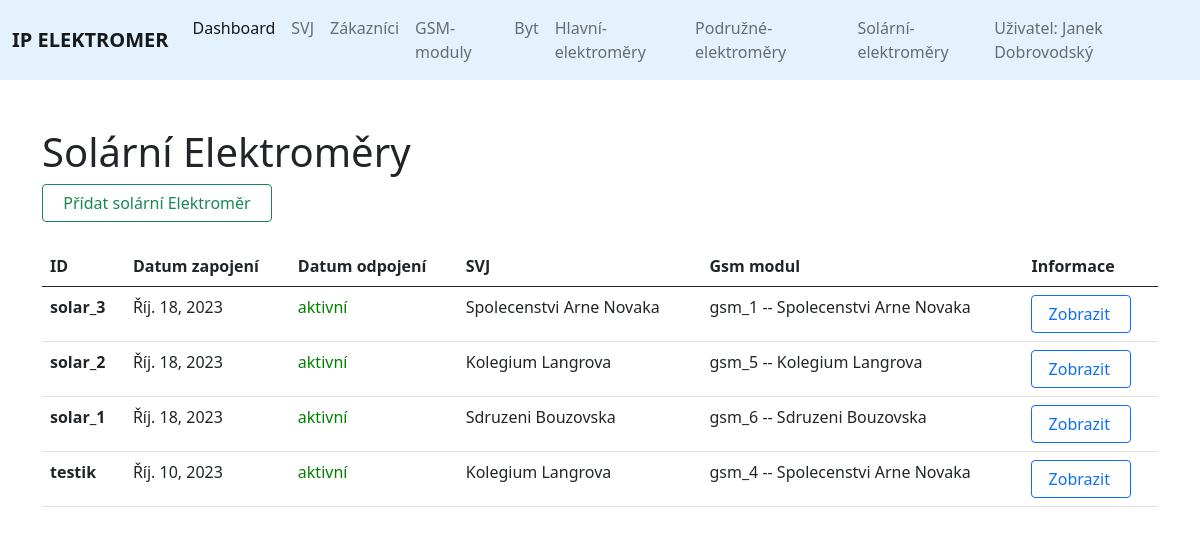
Page /solar_electrometers on the earlier database version.
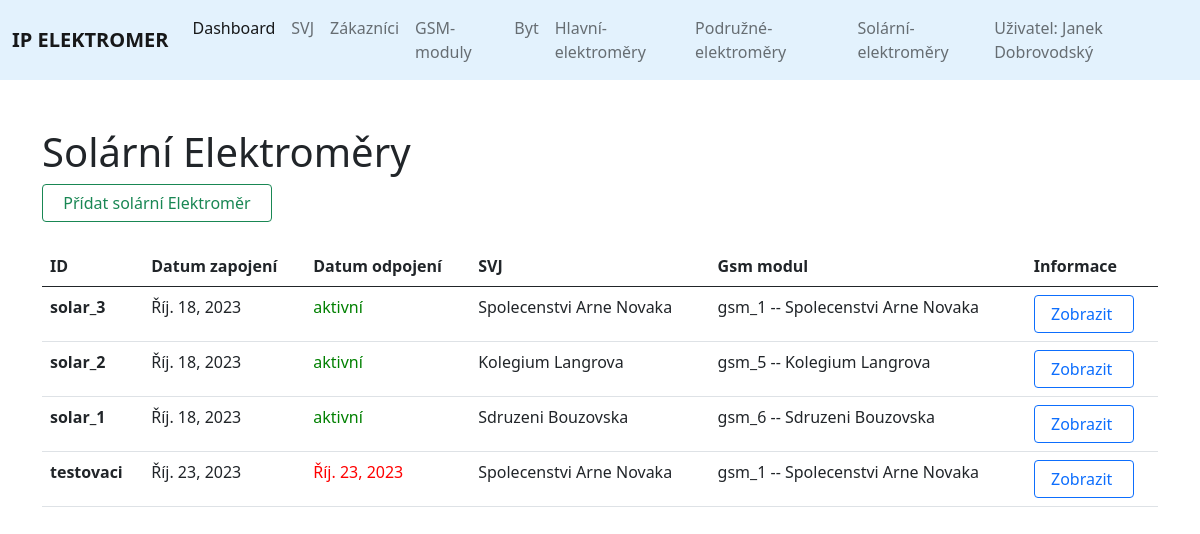
Same page on the later database version.
### elektromer_app/models.py (models this page shows, shortened)
class Solar_electrometer(models.Model):
	identification_number = models.CharField(max_length=255, null=False)
	from_date = models.DateField(null=False)
	to_date = models.DateField(blank=True, null=True)
	svj = models.ForeignKey(Svj, on_delete=models.SET_NULL, null=True)
	gsm_modul = models.ForeignKey(Gsm_modul, on_delete=models.SET_NULL, null=True)
	date_created = models.DateTimeField(auto_now_add=True, null=True)
	history = HistoricalRecords()

class Svj(models.Model):
	identification_number = models.CharField(max_length=255, null=False)
	from_date = models.DateField(null=False)
	to_date = models.DateField(blank=True, null=True)
	date_created = models.DateTimeField(auto_now_add=True, null=True)
	name = models.CharField(max_length=255)
	address_street = models.CharField(max_length=255)
	address_orientation_number = models.IntegerField(default=0)
	address_number_subscription= models.IntegerField(default=0)
	address_city = models.CharField(max_length=255)
	address_postal_code = models.IntegerField(default=0)
	account_number = models.CharField(max_length=255)
	energy_supply = models.CharField(max_length=255)
	number_of_flats = models.IntegerField(default=0, null=False)
	history = HistoricalRecords()
	def __str__(self):
		return self.name

class Gsm_modul(models.Model):
	identification_number = models.CharField(max_length=255, null=False)
	from_date = models.DateField(null=False)
	to_date = models.DateField(blank=True, null=True)
	svj = models.ForeignKey(Svj, on_delete=models.SET_NULL, null=True)
	date_created = models.DateTimeField(auto_now_add=True, null=True)
	history = HistoricalRecords()
	def __str__(self):
		return self.identification_number + " --  " + str(self.svj)

### elektromer_app/views.py (the view)
# urls.py: path('solar_electrometers', views.solar_electrometers, name="solar_electrometers"),
def solar_electrometers(request):
	all_solar_electrometers = Solar_electrometer.objects.all()
	form = Solar_electrometerForm()
	return render (request, 'elektromer_app/solar_electrometers.html', {'all_solar_electrometers': all_solar_electrometers, 'form': form, })

### templates/elektromer_app/solar_electrometers.html (shortened to what this page needs)
{% extends 'elektromer_app/base.html' %}
	{% load static %}
	{% block content %}
<container>
<div class="container" style=" min-width: 90vw;">
<br><br>
<h1>Solární Elektroměry</h1>
<a type="button" class="btn btn-outline-success" data-bs-toggle="modal" data-bs-target="#solarModal"title="Timto tlačítkem můžete přidat solární elektroměr."> &nbsp; Přídat solární Elektroměr &nbsp;</a></td>
     {% load crispy_forms_tags %}
<br><br>
	<center>
		<div class="tabulka">
			<table class="table">
			  <thead>
			    <tr>
			      <th scope="col">ID</th>
			      <th scope="col">Datum zapojení</th>
			      <th scope="col">Datum odpojení</th>
			      <th scope="col">SVJ</th>
			      <th scope="col">Gsm modul</th>
			      <th scope="col">Informace</th>
			    </tr>
			  </thead>
			  <tbody>
			  	{% for solar_electrometer in all_solar_electrometers %}
			    	<tr>
				      <td scope="row"><b>{{solar_electrometer.identification_number}}</b></td>
				      <td>{{solar_electrometer.from_date}}</td>
				      {% if solar_electrometer.to_date == None %}
				      <td class="aktivni" style="color: green;"> aktivní </td>
				      {% else %}
				      <td class="ukoncene" style="color: red;">{{solar_electrometer.to_date}}</td>
				      {% endif %}
				      <td>{{solar_electrometer.svj}}</td>
				      <td>{{solar_electrometer.gsm_modul}}</td>
				       <td><a type="button" class="btn btn-outline-primary" data-bs-toggle="tooltip" title="Timto tlačítkem můžete přejít k zobrazení tohoto solárního elektroměru." href='{% url "solar_electrometer" solar_electrometer.id %}'>&nbsp;Zobrazit &nbsp;</a></td>
				      {% endfor %}
			    	</tr>
			  </tbody>
			</table>
    	</div>
	</center>
	</div>
	{% endblock %}

Differences in the rows shown:
removed Solar_electrometer: identification_number "testik", from_date "Říj. 10, 2023", shows "aktivní", svj "Kolegium Langrova", gsm_modul "gsm_4 -- Spolecenstvi Arne Novaka"
added Solar_electrometer: identification_number "testovaci", from_date "Říj. 23, 2023", to_date "Říj. 23, 2023", svj "Spolecenstvi Arne Novaka", gsm_modul "gsm_1 -- Spolecenstvi Arne Novaka"
